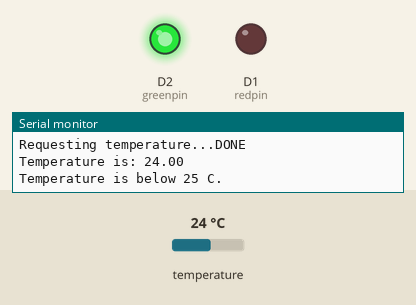
Simulated run of this sketch. Board: ESP8266 (NodeMCU). On the bench: output pins drawn as LEDs (lit = HIGH), the last lines printed to the serial monitor. Inputs (shaded band) come from the test bench; at power-on: temperature 24 °C.

Above: at 4.5 s.
4.6 s: temperature set to 25.5 °C
At 10.2 s:
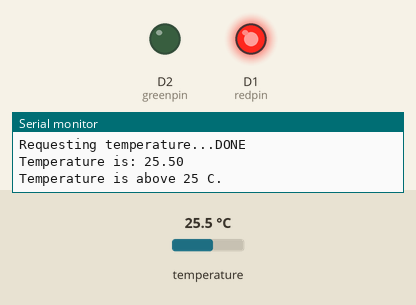
10.4 s: temperature set to 12 °C
At 14.2 s:
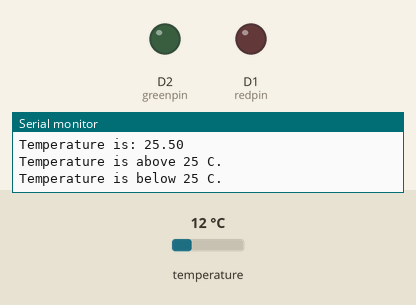
15.0 s: temperature set to 28 °C
At 18.7 s:
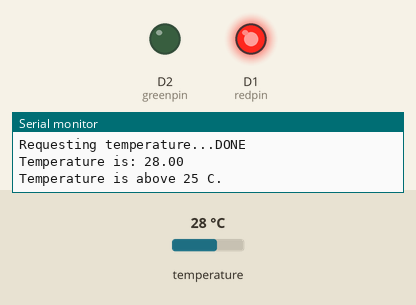
Timing chart, 0 to 26.7 s (numbered marks = the images above; inputs shaded):
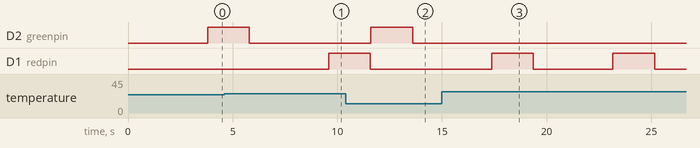

Measured:
- the behaviour switches between 25 and 25.1 °C on temperature (found by bisection; images 0 and 1)
- after the input at 4.6 s, D2 (greenpin): goes on until 5.8 s, then stays LOW; D1 (redpin): LOW → HIGH after 5.0 s
- after the input at 10.4 s, D2 (greenpin): LOW → HIGH after 1.2 s, → LOW 2.0 s later
- after the input at 15.0 s, D2 (greenpin): stops changing and stays LOW; D1 (redpin): alternates HIGH for 2.0 s and LOW for 3.8 s, starting after 2.4 s

The sketch:

Lab3_Benhard.ino
```cpp
//Temperature Sensor
#include <OneWire.h>
#include <DallasTemperature.h>
int temp = 25;
// Data wire is plugged into D1 on the ESP8266
#define ONE_WIRE_BUS D4
// A OneWire instance is created to communicate with the sensor
OneWire oneWire(ONE_WIRE_BUS);
// We connect the OneWire bus with the temperature sensor.
DallasTemperature sensors(&oneWire);

//RGB LED (Only using Red and Green)
int redpin = D1; //pin for the red LED
int greenpin = D2;//pin for the green LED
int val;

void setup(void)
{
  //Temperature Sensor
  Serial.begin(9600);
  Serial.println("Starting to measure temperature...");
  sensors.begin();

  //RGB LED (Only using Red and Green)
  pinMode(redpin, OUTPUT);
  pinMode (greenpin, OUTPUT);
}

void loop(void)
{

  //Temperature requesting process. During this process, no LED will be on.
  delay (3000);
  Serial.print("Requesting temperature...");
  sensors. requestTemperatures();
  Serial.println("DONE");
  Serial.print("Temperature is: ");
  Serial.println(sensors.getTempCByIndex(0));

  // If Temperature is above 25, red LED will be on.
  if (sensors.getTempCByIndex(0) > 25) {
    Serial.println("Temperature is above 25 C.");
    analogWrite(redpin, 255-val);
        delay (2000);
    analogWrite(redpin, 0-val);
      }

  // If Temperature below 25, green LED will be on.
  if (sensors.getTempCByIndex(0) <= 25) {
    Serial.println("Temperature is below 25 C.");
    analogWrite(greenpin, 255-val);
    delay (2000);
    analogWrite(greenpin, 0-val);
      }
}
```
